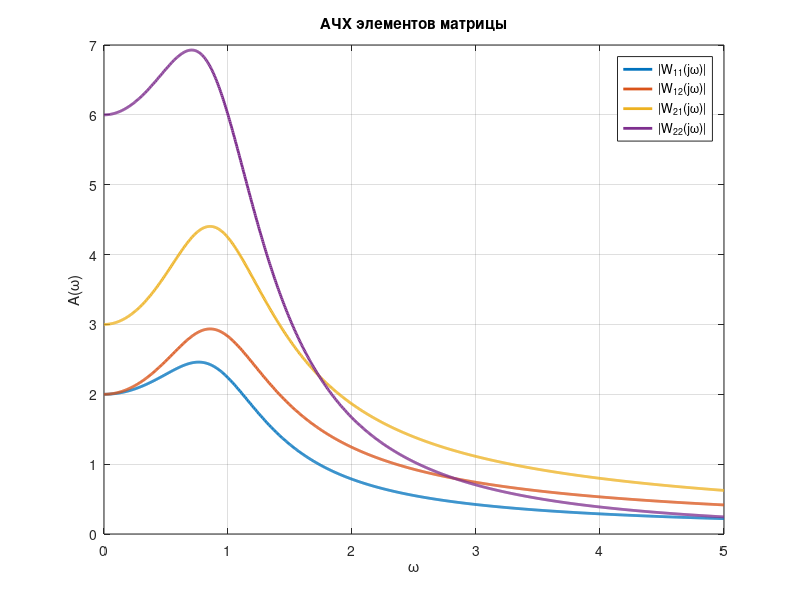

The MATLAB source for this figure:
% Моделирование АЧХ для матрицы
omega = linspace(0, 5, 1000); % диапазон частот

denom = sqrt(1 - omega.^2 + omega.^4);

A11 = sqrt(4 + omega.^2) ./ denom;
A12 = 2*sqrt(1 + omega.^2) ./ denom;
A21 = 3*sqrt(1 + omega.^2) ./ denom;
A22 = 6 ./ denom;

figure;
plot(omega, A11, 'LineWidth', 2); hold on;
plot(omega, A12, 'LineWidth', 2);
plot(omega, A21, 'LineWidth', 2);
plot(omega, A22, 'LineWidth', 2);
xlabel('\omega');
ylabel('A(\omega)');
title('АЧХ элементов матрицы');
legend('|W_{11}(j\omega)|', '|W_{12}(j\omega)|', '|W_{21}(j\omega)|', '|W_{22}(j\omega)|');
grid on;
saveas(gcf, 'images/A.png');
